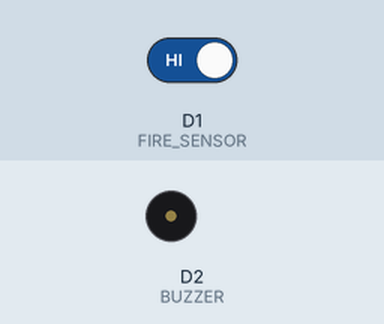
Recording of a sketch running on a simulated ESP8266 (NodeMCU). Parts: buzzer (waves = sounding, pin HIGH). The inputs (shaded band) are chosen by the test bench; at power-on: D1 (FIRE_SENSOR) HIGH. WiFi joins after 1.5 s; servers stay silent unless stated; what the sketch prints to the serial monitor is not drawn.

Above: at 3.0 s.
3.1 s: D1 (FIRE_SENSOR) driven LOW
At 4.4 s:
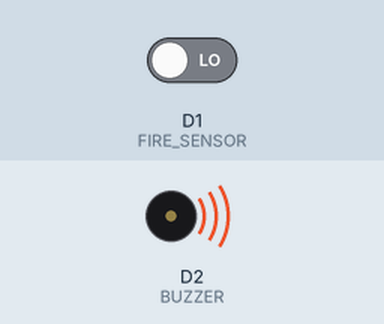
5.3 s: D1 (FIRE_SENSOR) driven HIGH
At 7.1 s:
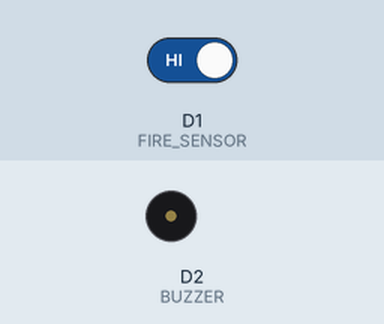
Timing chart, 0 to 8.6 s (numbered marks = the images above; inputs shaded):
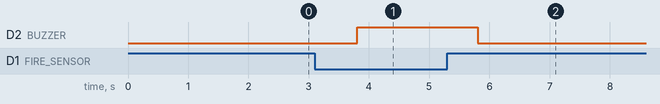

The sketch:

sketch_aug29a.ino
```cpp
#define BLYNK_TEMPLATE_ID "your blynk teamplate id"
#define BLYNK_TEMPLATE_NAME "Fire and smart home"
#define BLYNK_AUTH_TOKEN "your auth token"

#include <ESP8266WiFi.h>
#include <BlynkSimpleEsp8266.h>

// Your WiFi credentials
char ssid[] = "your wifi ssid";     // replace with your WiFi SSID
char pass[] = "your wfif password";      // replace with your WiFi Password

// Example sensor pins
#define FIRE_SENSOR D1
#define BUZZER D2

BlynkTimer timer;

// Function to read fire sensor
void checkFire()
{
  int fireValue = digitalRead(FIRE_SENSOR);

  if (fireValue == LOW) { // Assuming LOW = fire detected
    Serial.println("🔥 Fire Detected!");
    Blynk.logEvent("fire_alert", "🔥 Fire Detected in Your Home!"); // Make sure you created this Event in Blynk app
    digitalWrite(BUZZER, HIGH);
  } else {
    digitalWrite(BUZZER, LOW);
  }
}

void setup()
{
  // Debug console
  Serial.begin(9600);

  pinMode(FIRE_SENSOR, INPUT);
  pinMode(BUZZER, OUTPUT);

  Blynk.begin(BLYNK_AUTH_TOKEN, ssid, pass);

  // Call checkFire every 2 seconds
  timer.setInterval(2000L, checkFire);
}

void loop()
{
  Blynk.run();
  timer.run();
}
```

Measured:
- after the input at 3.1 s, D2 (BUZZER): LOW → HIGH after 0.70 s
- after the input at 5.3 s, D2 (BUZZER): HIGH → LOW after 0.50 s
